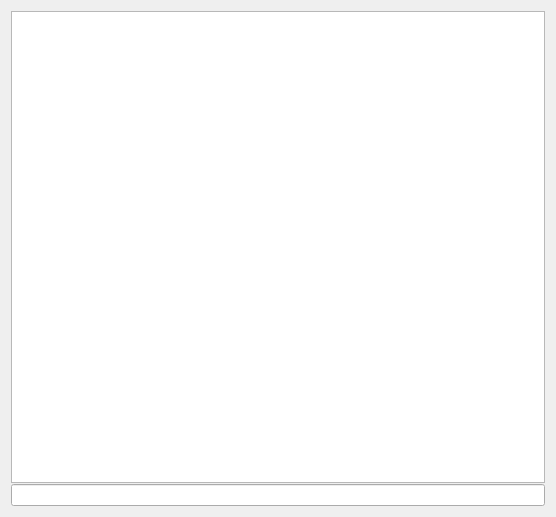
<ui version="4.0" >
 <class>ChatWidget</class>
 <widget class="QWidget" name="ChatWidget" >
  <property name="geometry" >
   <rect>
    <x>0</x>
    <y>0</y>
    <width>556</width>
    <height>517</height>
   </rect>
  </property>
  <property name="sizePolicy" >
   <sizepolicy vsizetype="Maximum" hsizetype="Maximum" >
    <horstretch>0</horstretch>
    <verstretch>0</verstretch>
   </sizepolicy>
  </property>
  <property name="windowTitle" >
   <string>Form</string>
  </property>
  <layout class="QVBoxLayout" name="verticalLayout" >
   <property name="spacing" >
    <number>1</number>
   </property>
   <item>
    <widget class="QTextBrowser" name="mp_chatView" >
     <property name="horizontalScrollBarPolicy" >
      <enum>Qt::ScrollBarAsNeeded</enum>
     </property>
    </widget>
   </item>
   <item>
    <widget class="QLineEdit" name="mp_messageBox" >
     <property name="frame" >
      <bool>true</bool>
     </property>
    </widget>
   </item>
  </layout>
 </widget>
 <resources/>
 <connections/>
</ui>
